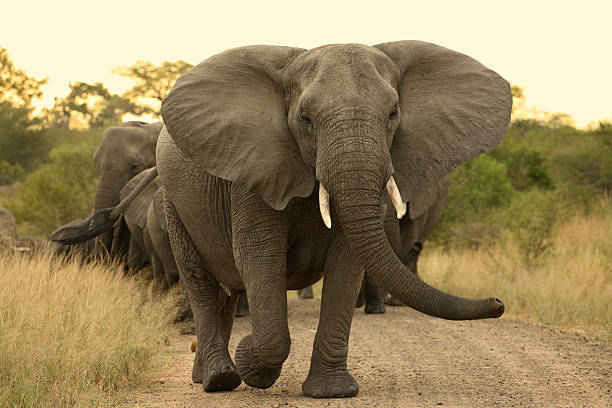
#> input picture elephant.jpg, 612 x 408 px
$ python final1.py
#> lines starting #> are read from the running program, lines starting #| are printed output that depends on the picture; long printed decimals are rounded
import cv2
import numpy as np

def add_noise(image, noise_type='gaussian'):
    if noise_type == 'gaussian':
        row, col, ch = image.shape
        mean = 0
        var = 0.1
        sigma = var ** 0.5
        gauss = np.random.normal(mean, sigma, (row, col, ch))
        gauss = gauss.reshape(row, col, ch)
        noisy = image + gauss
        return np.clip(noisy, 0, 255).astype(np.uint8)
    elif noise_type == 'averaging':
        row, col, ch = image.shape
        noise = np.random.randint(-20, 20, (row, col, ch))  # Random noise between -20 to 20
        noisy = image + noise
        return np.clip(noisy, 0, 255).astype(np.uint8)
    else:
        raise ValueError("Unsupported noise type. Choose 'gaussian' or 'averaging'.")

def psnr(img1, img2):
    mse = np.mean((img1 - img2) ** 2)
    if mse == 0:
        return 100
    PIXEL_MAX = 255.0
    return 20 * np.log10(PIXEL_MAX / np.sqrt(mse))

def apply_filter(image, kernel_size):
    return cv2.blur(image, (kernel_size, kernel_size))

def main():
    # Load image
    image = cv2.imread("elephant.jpg")
#> image is the input picture: shape (408, 612, 3); mean B, G, R 94.8, 132.8, 150.9
    noisy_images = {}
    filtered_images = {}
    psnr_values = {}

    kernel_sizes = [3, 5, 7, 9, 11, 13, 15]

    # Add noise and apply filters
    for kernel_size in kernel_sizes:
        for noise_type in ['gaussian', 'averaging']:  # Removed 'salt_and_pepper'
            noisy_image = add_noise(image, noise_type)
            noisy_images[(noise_type, kernel_size)] = noisy_image
            filtered_image = apply_filter(noisy_image, kernel_size)
            filtered_images[(noise_type, kernel_size)] = filtered_image
            psnr_value = psnr(image, filtered_image)
            psnr_values[(noise_type, kernel_size)] = psnr_value

            # Save noisy and filtered images
            cv2.imwrite(f"noisy_{noise_type}_{kernel_size}.jpg", noisy_image)
            cv2.imwrite(f"filtered_{noise_type}_{kernel_size}.jpg", filtered_image)
#> this loop made 7 passes
#> pass 1, in add_noise (call 2), `noise = np.random.randint(-20, 20, (row, col, ch))`:
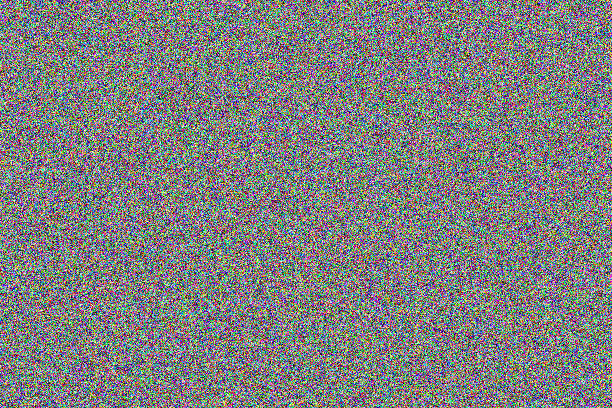
#> noise: shape (408, 612, 3) int64; mean of channels 0, 1, 2 -0.507, -0.469, -0.536; drawn with min black and max white
#> after the loop, filtered_images = 14 items; noisy_images = 14 items; psnr_values = 14 items

    # Print PSNR values
    for key, value in psnr_values.items():
        print(f"PSNR for {key}: {value}")
#> this loop made 14 passes
#> (key, value) on passes 1 to 12: (('gaussian', 3), 32.52), (('averaging', 3), 31.47), (('gaussian', 5), 31.46), (('averaging', 5), 31.08), (('gaussian', 7), 31.05), (('averaging', 7), 30.79), (('gaussian', 9), 30.77), (('averaging', 9), 30.57), (('gaussian', 11), 30.57), (('averaging', 11), 30.39), (('gaussian', 13), 30.42), (('averaging', 13), 30.26)
#| PSNR for ('gaussian', 3): 32.523
#| PSNR for ('averaging', 3): 31.466
#| PSNR for ('gaussian', 5): 31.457
#| PSNR for ('averaging', 5): 31.075
#| PSNR for ('gaussian', 7): 31.045
#| PSNR for ('averaging', 7): 30.790
#| PSNR for ('gaussian', 9): 30.771
#| PSNR for ('averaging', 9): 30.570
#> (further printed lines are left out)

if __name__ == "__main__":
    main()

$ run again, with mammootty.jpg copied over elephant.jpg
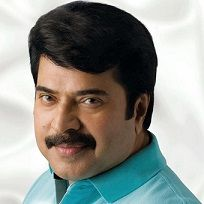
#> input picture mammootty.jpg, 204 x 204 px
#> in main, image is the input picture: shape (204, 204, 3); mean B, G, R 141.6, 146.8, 143.7
#> the loop in main, `for kernel_size in kernel_sizes:` made 7 passes
#> pass 1, in main, `cv2.imwrite(f"filtered_{noise_type}_{kernel_size}.jpg", filtered_image)`:
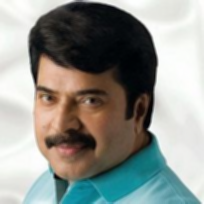
#> saved as filtered_gaussian_3.jpg: shape (204, 204, 3); mean B, G, R 141.1, 146.3, 143.1
#> pass 1, in add_noise (call 2), `noise = np.random.randint(-20, 20, (row, col, ch))`:
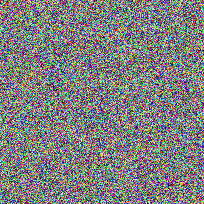
#> noise: shape (204, 204, 3) int64; mean of channels 0, 1, 2 -0.449, -0.523, -0.56; drawn with min black and max white
#> after the loop in main, `for kernel_size in kernel_sizes:`: filtered_images = 14 items
#> the loop in main, `for key, value in psnr_values.items():` made 14 passes
#> (key, value) on passes 1 to 8: (('gaussian', 3), 35.44), (('averaging', 3), 33.16), (('gaussian', 5), 33.94), (('averaging', 5), 33.05), (('gaussian', 7), 32.99), (('averaging', 7), 32.47), (('gaussian', 9), 32.28), (('averaging', 9), 31.95)
#> (printed output is left out)

$ run again, with pic.jpg copied over elephant.jpg
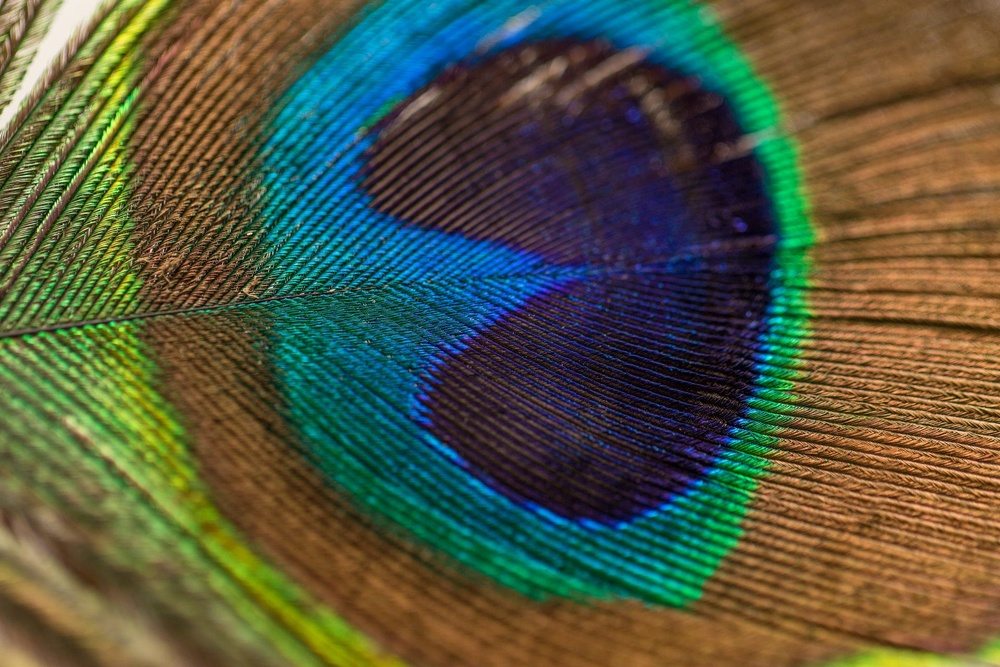
#> input picture pic.jpg, 1000 x 667 px, shrunk from 1920 x 1280 before the run
#> in main, image is the input picture: shape (667, 1000, 3); mean B, G, R 64.6, 87.3, 82.9
#> the loop in main, `for kernel_size in kernel_sizes:` made 7 passes
#> pass 1, in add_noise (call 2), `noise = np.random.randint(-20, 20, (row, col, ch))`:
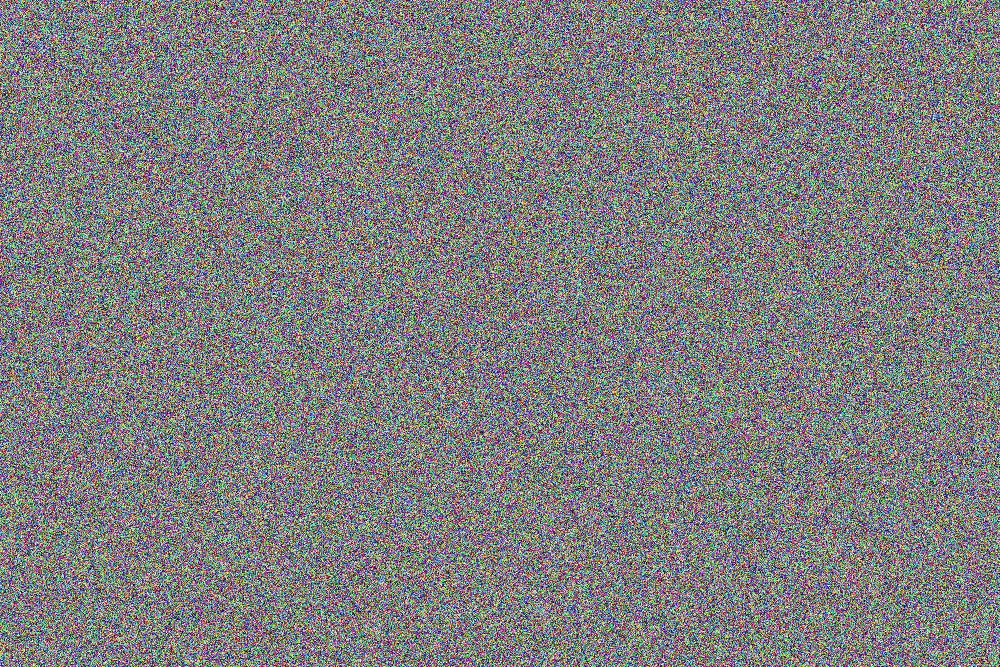
#> noise: shape (667, 1000, 3) int64; mean of channels 0, 1, 2 -0.488, -0.518, -0.502; drawn with min black and max white
#> after the loop in main, `for kernel_size in kernel_sizes:`: filtered_images = 14 items
#> the loop in main, `for key, value in psnr_values.items():` made 14 passes
#> (key, value) on passes 1 to 8: (('gaussian', 3), 34.47), (('averaging', 3), 32.68), (('gaussian', 5), 32.31), (('averaging', 5), 31.87), (('gaussian', 7), 31.24), (('averaging', 7), 31.05), (('gaussian', 9), 30.62), (('averaging', 9), 30.5)
#> (printed output is left out)
